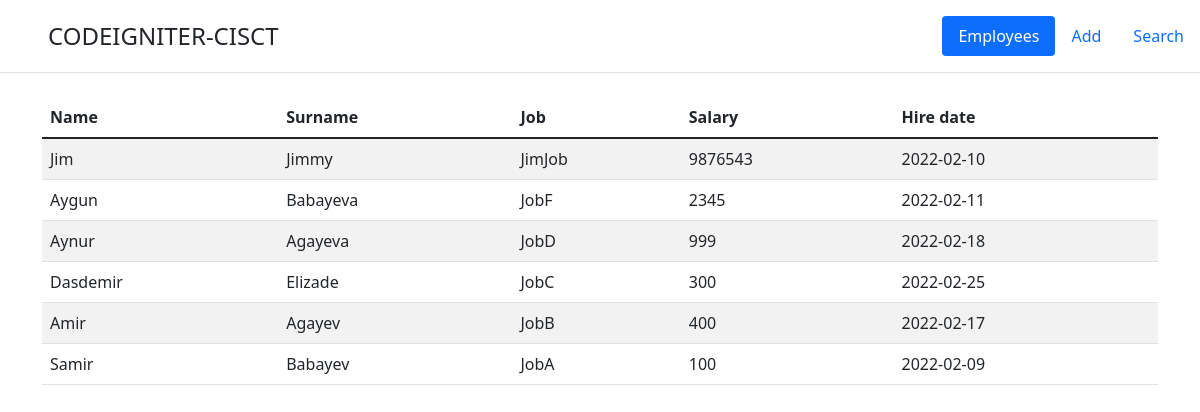
The page / on the database its author committed.
### tables this page shows
CREATE TABLE `employee` (
  `id` int UNSIGNED NOT NULL,
  `first_name` varchar(255) NOT NULL,
  `last_name` varchar(255) NOT NULL,
  `job` varchar(255) NOT NULL,
  `hiredate` date NOT NULL,
  `salary` int NOT NULL
);

### application/controllers/HomeController.php (called while the page is built, shortened)
<?php
class HomeController extends CI_Controller
{
  public function index()
  {
    $this->load->view('template/header');
    $this->load->model('Employee');
    $employees = $this->Employee->getEmployees();
    $this->load->view('home', ['employees' => $employees]);
    $this->load->view('template/footer');
  }
}

### index.php (called while the page is built, shortened)
<?php
require_once BASEPATH.'core/CodeIgniter.php';

### application/models/Employee.php (called while the page is built, shortened)
<?php
class Employee extends CI_Model
{
  public function getEmployees()
  {
    $this->db->from('employee');
    $this->db->order_by("id", "desc");
    $query = $this->db->get();
    $res   = $query->result();
    return $res;
  }
}

### application/views/home.php (the view)
<?php if (@$employees) : ?>
  <table id="example" class="table table-striped" style="width:100%">
    <thead>
      <tr>
        <th>Name</th>
        <th>Surname</th>
        <th>Job</th>
        <th>Salary</th>
        <th>Hire date</th>
      </tr>
    </thead>
    <tbody>
      <?php foreach ($employees as $employee) : ?>
        <tr>
          <td><?= @$employee->first_name ?></td>
          <td><?= @$employee->last_name ?></td>
          <td><?= @$employee->job ?></td>
          <td><?= @$employee->salary ?></td>
          <td><?= @$employee->hiredate ?></td>
        </tr>
      <?php endforeach; ?>
    </tbody>
  </table>
<?php else : ?>
  No Data
<?php endif; ?>

### application/views/template/header.php (shortened to what this page needs)
<?php
$controller = $this->uri->segment(1);
$method     = $this->uri->segment(2);
?>
<!doctype html>
<html lang="en">
<head>
  <link href="https://cdn.jsdelivr.net/npm/bootstrap@5.1.3/dist/css/bootstrap.min.css" rel="stylesheet">
  <link rel="stylesheet" href="/css/cisct-style.css">
</head>
<body>
  <header class="d-flex flex-wrap justify-content-center py-3 mb-4 border-bottom">
    <a href="/" class="d-flex align-items-center mb-3 mb-md-0 me-md-auto text-dark text-decoration-none">
      <svg class="bi me-2" width="40" height="32">
        <use xlink:href="#bootstrap"></use>
      </svg>
      <span class="fs-4">CODEIGNITER-CISCT</span>
    </a>
    <ul class="nav nav-pills">
      <li class="nav-item"><a href="/" class="nav-link <?= $controller == NULL ? 'active' : '' ?>" aria-current="page">Employees</a></li>
      <li class="nav-item"><a href="/employee/create" class="nav-link <?= $method == 'create' ? 'active' : '' ?>">Add</a></li>
      <li class="nav-item"><a href="/employee/search" class="nav-link <?= $method == 'search' ? 'active' : '' ?>">Search</a></li>
    </ul>
  </header>
  <main class="main">
    <div class="container">

### application/views/template/footer.php (shortened to what this page needs)
</div>
</main>
</body>
</html>

### rows shown on the page
employee: first_name "Jim", last_name "Jimmy", job "JimJob", salary "9876543", hiredate "2022-02-10"
employee: first_name "Aygun", last_name "Babayeva", job "JobF", salary "2345", hiredate "2022-02-11"
employee: first_name "Aynur", last_name "Agayeva", job "JobD", salary "999", hiredate "2022-02-18"
employee: first_name "Dasdemir", last_name "Elizade", job "JobC", salary "300", hiredate "2022-02-25"
employee: first_name "Amir", last_name "Agayev", job "JobB", salary "400", hiredate "2022-02-17"
employee: first_name "Samir", last_name "Babayev", job "JobA", salary "100", hiredate "2022-02-09"
